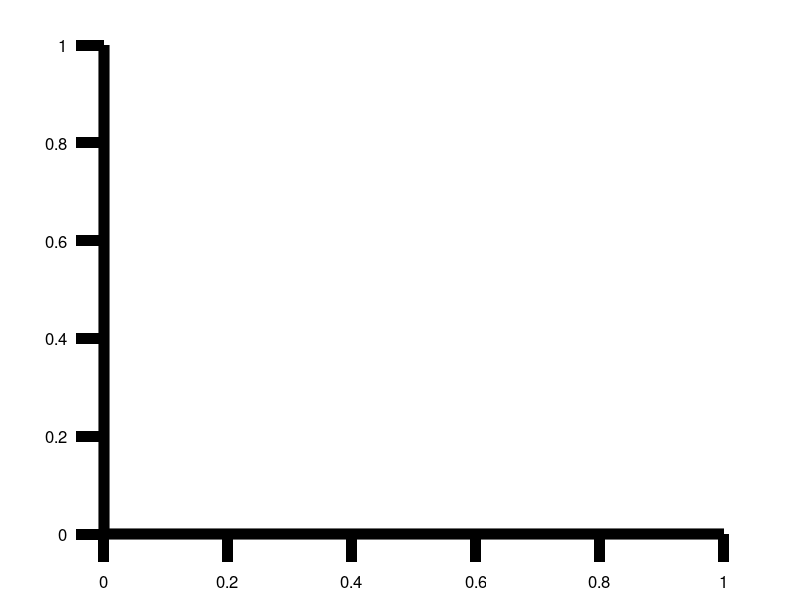

MATLAB code to generate this figure:
function [f, axs] = makeStandardFigure(naxes,subplots)
	%   [f, axs] = makeStandardFigure(naxes=1,subplots=[1,1])
	% 	subplots is total rows, columns
	% 		e.g., [2,3]
	% 
    if nargin < 2
        naxes = 1;
        subplots = [1,1];
    end
	f = figure;
	set(f, 'color', 'white',...
		'units', 'normalized')
	for ii = 1:naxes
		axs(ii) = subplot(subplots(1), subplots(2),ii);
		hold(axs(ii), 'on');
		set(axs(ii), 'fontsize', 12)
		set(axs(ii), 'tickdir', 'out')
		set(axs(ii), 'ticklength', [0.045,0.055])
		set(axs(ii), 'linewidth', 8)
		set(axs(ii), 'xcolor', 'k')
		set(axs(ii), 'ycolor', 'k')
	end
end